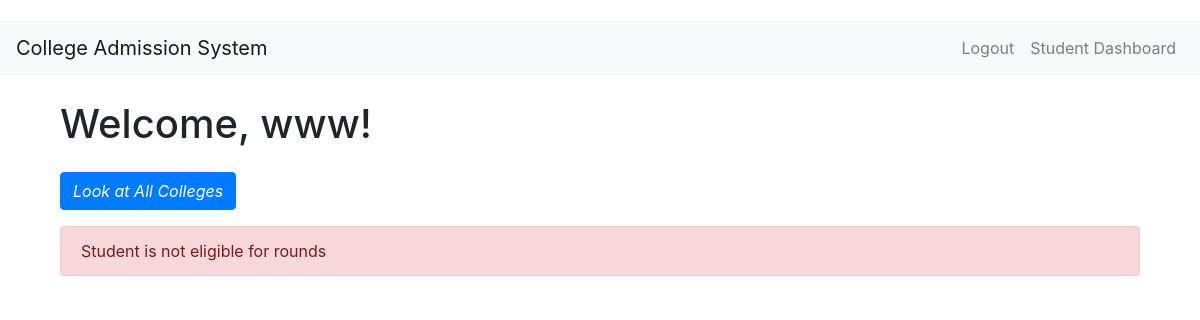
Before: /student/dashboard (signed in) with the older database file.
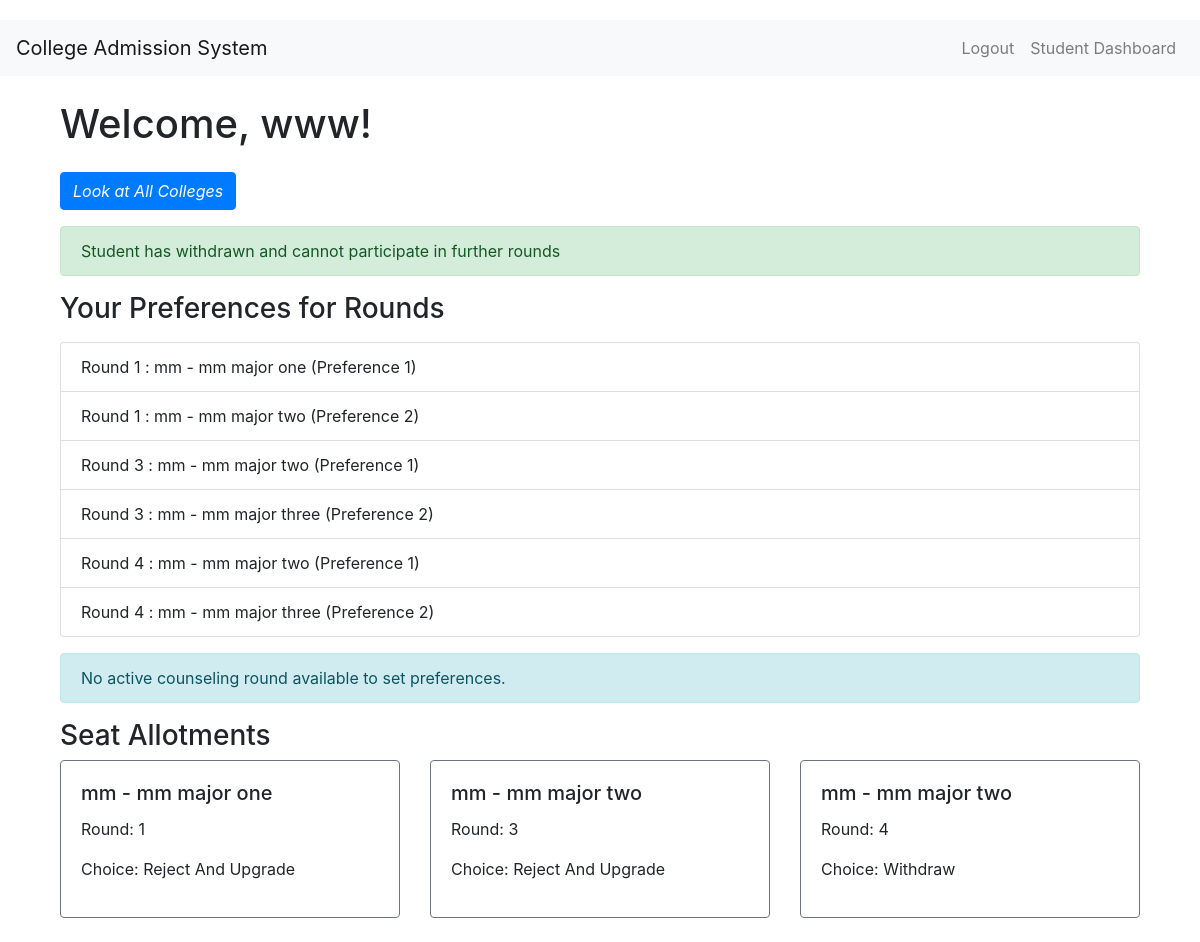
After: the same page with the newer database file.
### controllers/model.py (models this page shows, shortened)
class Student(db.Model):
    __tablename__ = 'students'
    id = db.Column(db.Integer, db.ForeignKey('users.id'),primary_key=True)
    name = db.Column(db.String(50), nullable=False)
    address = db.Column(db.String(200), nullable=True)
    doc_url = db.Column(db.String(200), nullable=True)
    eligibility_status = db.Column(db.Boolean, default=False)  # New field
    rank= db.Column(db.Integer,nullable=False)
    seat_preferences = db.relationship('SeatPreference', back_populates='student')  # Relationship with SeatPreference
    round_furthering=db.Column(db.Boolean, default=True) # Will student participate in further rounds

class SeatPreference(db.Model):
    __tablename__ = 'seat_preferences'
    id = db.Column(db.Integer, primary_key=True, autoincrement=True)
    round_id = db.Column(db.Integer, db.ForeignKey('round.round_id'), nullable=False)
    student_id = db.Column(db.Integer, db.ForeignKey('students.id'), nullable=False)
    college_id = db.Column(db.Integer, db.ForeignKey('colleges.id'), nullable=False)
    major_id = db.Column(db.Integer, db.ForeignKey('majors.id'), nullable=False)
    preference_order = db.Column(db.Integer, nullable=False)  # The order of preference (1, 2, etc.)
    student = db.relationship('Student', back_populates='seat_preferences')
    college = db.relationship('College', backref=db.backref('seat_preferences', lazy=True))
    major = db.relationship('Major', backref=db.backref('seat_preferences', lazy=True))
    round = db.relationship('Round', backref=db.backref('seat_preferences', lazy=True))

class College(db.Model):
    __tablename__ = 'colleges'
    id = db.Column(db.Integer, db.ForeignKey('users.id'), primary_key=True)
    name = db.Column(db.String(50), nullable=False)
    experience = db.Column(db.Integer, nullable=False)
    description = db.Column(db.Text)

class Major(db.Model):
    __tablename__= 'majors'
    id = db.Column(db.Integer, primary_key=True, autoincrement=True)
    college_id = db.Column(db.Integer, db.ForeignKey('colleges.id'), nullable=False)
    name = db.Column(db.String(50), nullable=False)
    seat_count = db.Column(db.Integer, nullable=False, default=0)
    alloted_seat_count = db.Column(db.Integer, nullable=False, default=0)
    college = db.relationship('College', backref=db.backref('majors', cascade='all, delete-orphan'))

class StudentAllotment(db.Model):
    _tablename_ = 'student_allotment'
    id = db.Column(db.Integer, primary_key=True)
    student_id = db.Column(db.Integer, db.ForeignKey('students.id'), nullable=False)  # Foreign key to Student
    pref_id = db.Column(db.Integer, db.ForeignKey('seat_preferences.id'), nullable=False)    # Foreign key to Preference
    round_id = db.Column(db.Integer, db.ForeignKey('round.round_id'), nullable=False)       # Foreign key to Round
    status = db.Column(db.String(10), nullable=False)   # "active" or "no"
    choice = db.Column(db.String(100))
    round = db.relationship('Round', back_populates='student_allotments')
    student = db.relationship('Student', backref='student_allotments')
    preference = db.relationship('SeatPreference', backref='student_allotments')

### controllers/routes.py (the view, shortened to what this page needs)
@main.route('/student/dashboard', methods=['GET', 'POST'])
def student_dashboard():
    current_user_id = session.get('user_id')
    student = Student.query.filter_by(id=current_user_id).first()
    active_round = Round.query.filter_by(is_active=True).first()
    college_major_pairs = db.session.query(
        Major.id.label('major_id'),
        Major.name.label('major_name'),
        College.id.label('college_id'),
        College.name.label('college_name')
    ).join(College).all()
    saved_preferences = SeatPreference.query.filter_by(student_id=current_user_id).all()
    seat_allotments = StudentAllotment.query.filter_by(student_id=current_user_id).all()
    previous_allotment = (
        StudentAllotment.query
        .filter(StudentAllotment.student_id == current_user_id,
                StudentAllotment.choice.in_(['freeze_and_upgrade', 'reject_and_upgrade'])
                )
        .order_by(StudentAllotment.round_id.desc())
        .first()
    )
    print("prev",previous_allotment)
    return render_template(
        'student_dashboard.html',
        student=student,
        college_major_pairs=college_major_pairs,
        saved_preferences=saved_preferences,
        active_round=active_round,
        seat_allotments=seat_allotments,
        previous_allotment=previous_allotment
    )

### templates/student_dashboard.html (shortened to what this page needs)
{% extends "base.html" %}
{% block content %}
<div class="container mt-4">
    <h1>Welcome, {{ student.name }}!</h1>
    <a href="{{ url_for('main.view_colleges') }}" class="btn btn-primary mt-3">Look at All Colleges</a>
    {% if student.eligibility_status %}
        {% if student.round_furthering%}
            <div class="alert alert-success mt-3">Student can participate in rounds</div>
        {% else %}
        <div class="alert alert-success mt-3">Student has withdrawn and cannot participate in further rounds</div>
        {% endif %}
        <h3>Your Preferences for Rounds</h3>
        {% if saved_preferences %}
            <ul class="list-group mt-3">
                {% for preference in saved_preferences %}
                    <li class="list-group-item">
                        Round {{ preference.round_id }} : {{ preference.college.name }} - {{ preference.major.name }} (Preference {{ preference.preference_order }})
                    </li>
                {% endfor %}
            </ul>
        {% else %}
            <div class="alert alert-warning mt-3">You have not set any preferences yet.</div>
        {% endif %}
        {% if active_round and student.round_furthering %}
            {% if saved_preferences and saved_preferences[-1].round_id == active_round.round_id %}
                <div class="alert alert-info mt-3">Preferences are already set for this round.</div>
            {% else %}
                <h3>Set Your Preferences for Round {{ active_round.round_number }}</h3>
                <form method="POST" action="{{ url_for('main.student_dashboard') }}">
                    <div class="mb-3">
                        <label for="preference1" class="form-label">Preference 1</label>
                        <select class="form-select" id="preference1" name="preference1" required>
                            <option value="">Select a College-Major Pair</option>
                            {% for college_major in college_major_pairs %}
                                <option value="{{ college_major.major_id }}">{{ college_major.college_name }} - {{ college_major.major_name }}</option>
                            {% endfor %}
                        </select>
                    </div>
                    <div class="mb-3">
                        <label for="preference2" class="form-label">Preference 2</label>
                        {% if previous_allotment and previous_allotment.choice=="freeze_and_upgrade" %}
                            <input type="text" class="form-control" value="{{ previous_allotment.preference.college.name }} - {{ previous_allotment.preference.major.name }}" readonly>
                            <input type="hidden" name="preference2" value="{{ previous_allotment.major_id }}">
                        {% else %}
                            <select class="form-select" id="preference2" name="preference2" required>
                                <option value="">Select a College-Major Pair</option>
                                {% for college_major in college_major_pairs %}
                                    <option value="{{ college_major.major_id }}">{{ college_major.college_name }} - {{ college_major.major_name }}</option>
                                {% endfor %}
                            </select>
                        {% endif %}
                    </div>
                    <button type="submit" class="btn btn-primary">Save Preferences</button>
                </form>
            {% endif %}
        {% else %}
            <div class="alert alert-info mt-3">No active counseling round available to set preferences.</div>
        {% endif %}
        <h3>Seat Allotments</h3>
        {% if seat_allotments %}
            <div class="row">
                {% for allotment in seat_allotments %}
                    <div class="col-md-4 mb-4">
                        <div class="card {% if allotment.status == 'active' %}border-success{% else %}border-secondary{% endif %}">
                            <div class="card-body">
                                <h5 class="card-title">{{ allotment.preference.college.name }} - {{ allotment.preference.major.name }}</h5>
                                <p>Round: {{ allotment.round_id }}</p>
                                {% if allotment.status == 'active' and not allotment.choice %}
                                    <form method="POST" action="{{ url_for('main.update_choice', allotment_id=allotment.id) }}">
                                        <label for="choice{{ allotment.id }}" class="form-label">Choose an option:</label>
                                        <select class="form-select" id="choice{{ allotment.id }}" name="choice" required>
                                            <option value="">Select an Option</option>
                                            <option value="accept">Accept</option>
                                            <option value="freeze_and_upgrade">Freeze and Upgrade</option>
                                            <option value="reject_and_upgrade">Reject and Upgrade</option>
                                            <option value="withdraw">Withdraw</option>
                                        </select>
                                        <button type="submit" class="btn btn-primary mt-2">Submit</button>
                                    </form>
                                {% elif allotment.choice %}
                                    <p>Choice: {{ allotment.choice.replace('_', ' ').title() }}</p>
                                {% else %}
                                    <p>No action required for this allotment.</p>
                                {% endif %}
                            </div>
                        </div>
                    </div>
                {% endfor %}
            </div>
        {% else %}
            <div class="alert alert-warning mt-3">No seats have been allotted in any round.</div>
        {% endif %}
    {% else %}
        <div class="alert alert-danger mt-3">Student is not eligible for rounds</div>
    {% endif %}
</div>
{% endblock %}

### templates/base.html (shortened to what this page needs)
<!DOCTYPE html>
<html lang="en">
<head>
    <link rel="stylesheet" href="{{ url_for('static', filename='css/style.css') }}">
    <link rel="stylesheet" href="https://stackpath.bootstrapcdn.com/bootstrap/4.5.2/css/bootstrap.min.css">
</head>
<body>
    <nav class="navbar navbar-expand-lg navbar-light bg-light">
        <a class="navbar-brand" href="/">College Admission System</a>
        <div class="collapse navbar-collapse">
            <ul class="navbar-nav ml-auto">
                <li class="nav-item">
                    <a class="nav-link" href="{{ url_for('main.logout') }}">Logout</a>
                </li>
                {% if session.get('user_role') == 'admin' %}
                <li class="nav-item">
                    <a class="nav-link" href="{{ url_for('main.admin_dashboard') }}">Admin Dashboard</a>
                </li>
                {% elif session.get('user_role') == 'COLLEGE' %}
                <li class="nav-item">
                    <a class="nav-link" href="{{ url_for('main.college_dashboard') }}">College Dashboard</a>
                </li>
                {% elif session.get('user_role') == 'STUDENT' %}
                <li class="nav-item">
                    <a class="nav-link" href="{{ url_for('main.student_dashboard') }}">Student Dashboard</a>
                </li>
                {% endif %}
            </ul>
        </div>
    </nav>
    <div class="container mt-4">
        {% block content %}{% endblock %}
    </div>
</body>
</html>

### static/style.css (style rules this page uses)
.btn { padding: 10px 40px; background-color: #236B8E; color: #FFFFFF; font-style: oblique; font-weight: bold; border-radius: 10px; }
::placeholder { color: #FFFFFF; opacity: 1; font-style: oblique; font-weight: bold; }
body { padding-top: 20px; }

Changed rows visible on the page:
changed Student "www": eligibility_status False → True (drawn)
added SeatPreference: round_id "1", college.name "mm", major.name "mm major one", preference_order "1"
added SeatPreference: round_id "1", college.name "mm", major.name "mm major two", preference_order "2"
added SeatPreference: round_id "3", college.name "mm", major.name "mm major two", preference_order "1"
added SeatPreference: round_id "3", college.name "mm", major.name "mm major three", preference_order "2"
added SeatPreference: round_id "4", college.name "mm", major.name "mm major two", preference_order "1"
added SeatPreference: round_id "4", college.name "mm", major.name "mm major three", preference_order "2"
added StudentAllotment: preference.college.name "mm", preference.major.name "mm major one", round_id "1", choice.replace "Reject And Upgrade"
added StudentAllotment: preference.college.name "mm", preference.major.name "mm major two", round_id "3", choice.replace "Reject And Upgrade"
added StudentAllotment: preference.college.name "mm", preference.major.name "mm major two", round_id "4", choice.replace "Withdraw"
Other visible differences:
text no longer shown: "Student is not eligible for rounds"
text now shown: "Student has withdrawn and cannot participate in further rounds Your Preferences for Rounds No active counseling round available to set preferences. Seat Allotments"
